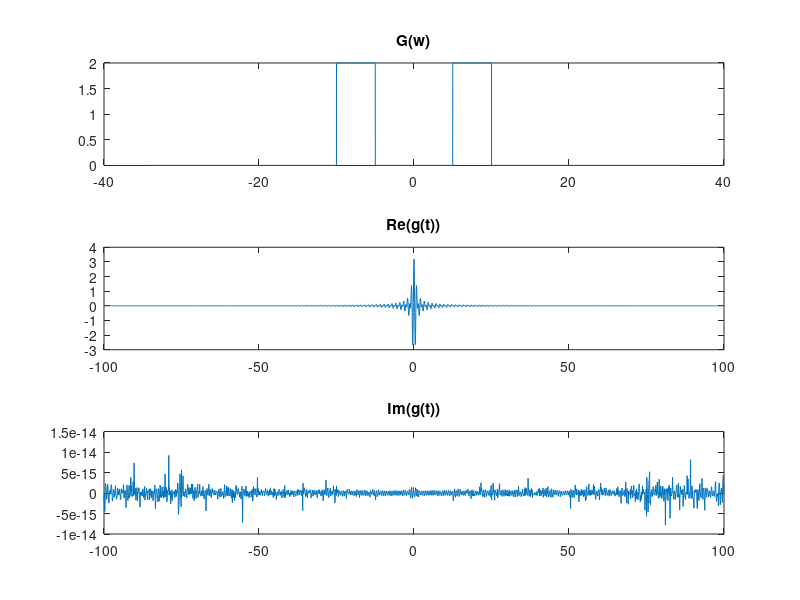
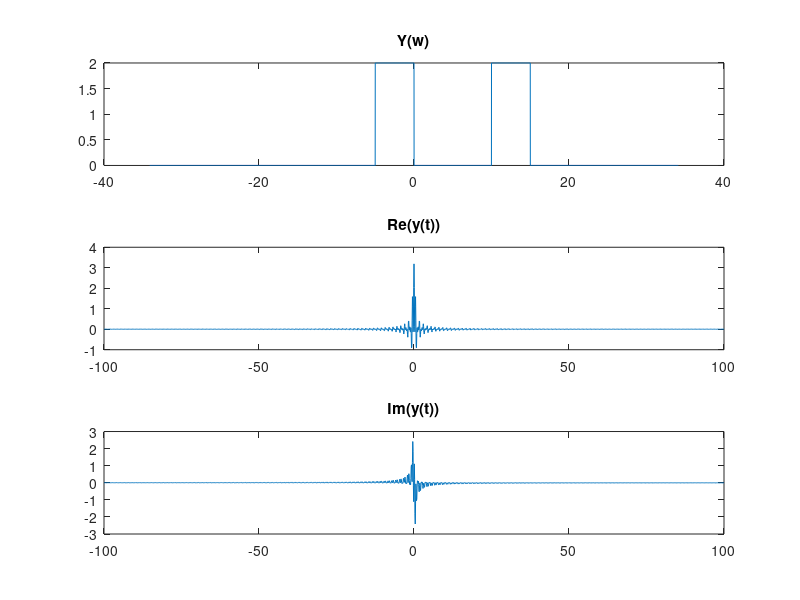

Write MATLAB code to recreate these figures, in order.
close all
clear
clc

Gw = @(w) 2 * ((abs(w) >= 5) & (abs(w) <= 10));
Yw = @(w) 2 * ((abs(w-5) >= 5) & (abs(w-5) <= 10));
dT = 0.1;
dW = 0.01;

w = -34.1:dW:34.1;
t = -100:dT:100;

g_plot = zeros(1, length(w));
for y = 1:length(w)
    g_plot(y) = Gw(w(y));
end

g = zeros(1, length(t));
for ii=1:length(t)
    g(ii)= trapz(w,(1 / (2 *pi)) * Gw(w).*exp(1i*w*t(ii)));
end

g_real = real(g);
g_imag = imag(g);

figure (1)
subplot(3,1,1);
plot(w, g_plot);
title('G(w)');

subplot(3,1,2);
plot(t,g_real);
title('Re(g(t))');

subplot(3,1,3);
plot(t, g_imag);
title('Im(g(t))');

%% Y(w)

y_plot = zeros(1,length(w));
for q = 1:length(w)
    y_plot(q) = Yw(w(q));
end

y = zeros(1, length(t));
for ii=1:length(t)
    y(ii)= trapz(w,(1 / (2 *pi)) * Yw(w).*exp(1i*w*t(ii)));
end

y_real = real(y);
y_imag = imag(y);

figure (2)
subplot(3,1,1);
plot(w, y_plot);
title('Y(w)');

subplot(3,1,2);
plot(t,y_real);
title('Re(y(t))');

subplot(3,1,3);
plot(t, y_imag);
title('Im(y(t))');